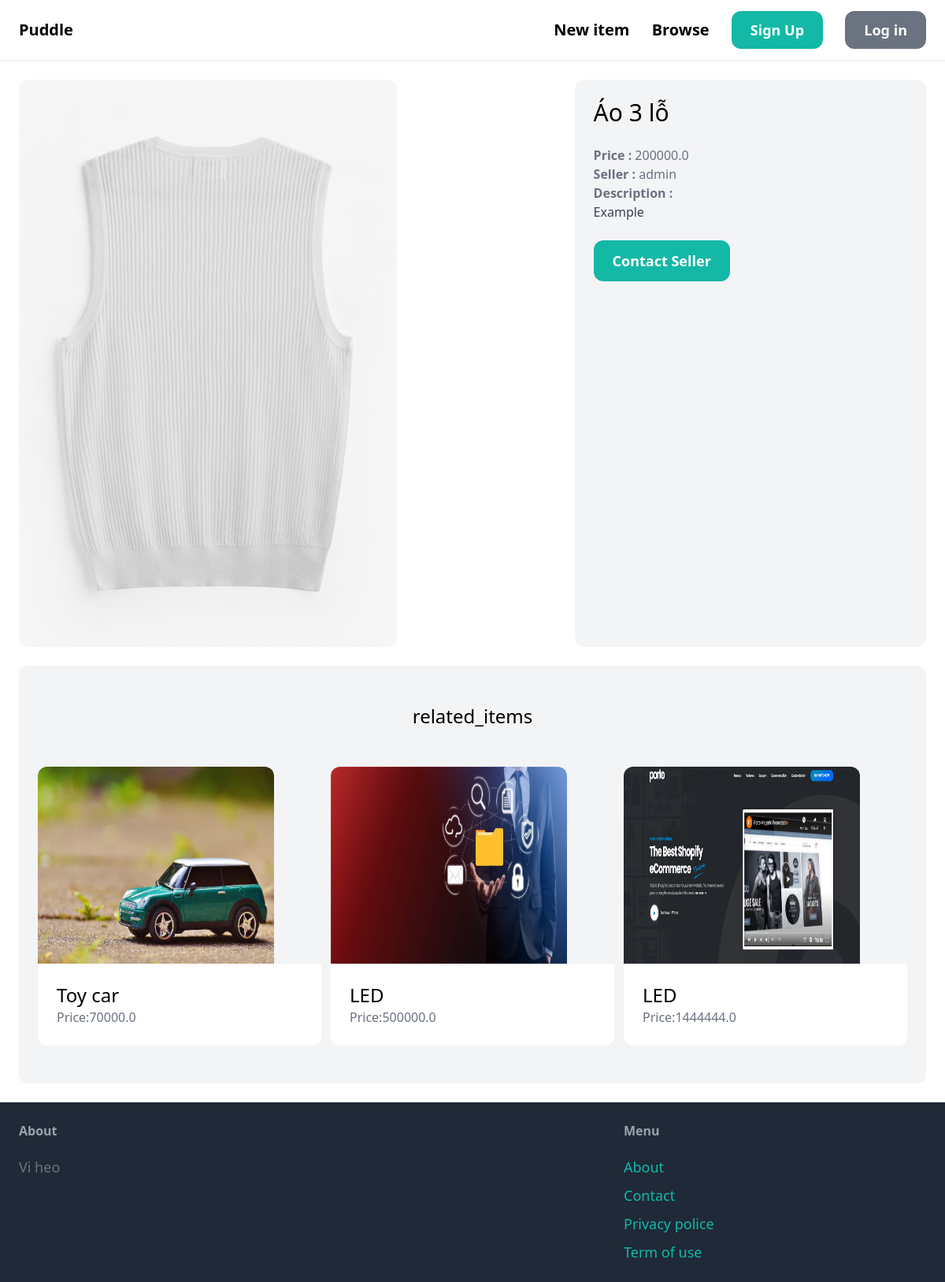
Screenshot of /item/1/ with the database file from the repository.
### item/models.py (models this page shows, shortened)
class Item(models.Model):
    category = models.ForeignKey(Category,related_name='items',on_delete=models.CASCADE)
    name = models.CharField(max_length=255)
    description = models.TextField(blank=True,null=True)
    price = models.FloatField()
    image = models.ImageField(upload_to='item_images',blank=True,null=True)
    is_sold = models.BooleanField(default=False)
    created_by = models.ForeignKey(User,related_name='items',on_delete=models.CASCADE)
    created_at = models.DateField(auto_now_add=True)

### item/views.py (the view)
# urls.py: path('<int:pk>/',views.detail,name='detail'),
def detail(request,pk):
    item = get_object_or_404(Item,pk=pk)
    ralated_items = Item.objects.filter(category = item.category,is_sold=False).exclude(pk=pk)[0:3]
    return render(request,'item/detail.html',{
        'item' : item,
        'ralated_items' : ralated_items
    })

### item/templates/item/detail.html (shortened to what this page needs)
{% extends 'core/base.html' %}
{% block content %}
    <div class="grid grid-cols-5 gap-6">
        <div class="col-span-3">
            <img src="{{item.image.url}}" class="rounded-xl">
        </div>
        <div class="col-span-2 p-6 bg-gray-100 rounded-xl">
            <h1 class="mb-6 text-3xl">{{item.name}}</h1>
            <p class="text-gray-500"><strong>Price : </strong>{{item.price}}</p>
            <p class="text-gray-500"><strong>Seller : </strong>{{item.created_by.username}}</p>
            {%if item.description%}
                <p class="text-gray-700">
                    <strong class="text-gray-500">Description : </strong><br>
                    {{item.description}}
                </p>
            {%endif%}
            {% if request.user == item.created_by%}
                <div class="mt-6 p-6 bg-white rounded-xl">
                    <p>This is your item!</p>
                    <a href="{% url 'item:edit' item.id %}" class="inline-block mt-6 px-6 py-3 text-lg font-semibold bg-teal-500 text-white rounded-xl">Edit</a>
                    <a href="{% url 'item:delete' item.id %}" class="inline-block mt-6 px-6 py-3 text-lg font-semibold bg-red-500 text-white rounded-xl">Delete</a>
                </div>
            {%else%}
                <a href="#" class="inline-block mt-6 px-6 py-3 text-lg font-semibold bg-teal-500 text-white rounded-xl hover:bg-teal-700">Contact Seller</a>
            {%endif%}
        </div>
    </div>
    <div class="mt-6 px-6 py-12 bg-gray-100 rounded-xl">
        <h2 class="mb-12 text-2xl text-center ">related_items</h2>
        <div class="grid grid-cols-3 gap-3">
            {% for item in ralated_items%}
                <div>
                    <a href="{% url 'item:detail' item.id %}">
                        <div>
                            <img src="{{item.image.url}}" class="rounded-t-xl" style="width:300px;height:250px;">
                        </div>
                        <div class="p-6 bg-white rounded-b-xl">
                            <h2 class="text-2xl">{{item.name}}</h2>
                            <p class="text-gray-500">Price:{{item.price}}</p>
                        </div>
                    </a>
                </div>
            {%endfor%}
        </div>
    </div>
{% endblock %}

### rows the page displays
Item: image (picture), name "Áo 3 lỗ", price "200000.0", created_by.username "admin", description "Example"
Item: image (picture), name "Toy car", price "70000.0"
Item: image (picture), name "LED", price "500000.0"
Item: image (picture), name "LED", price "1444444.0"
